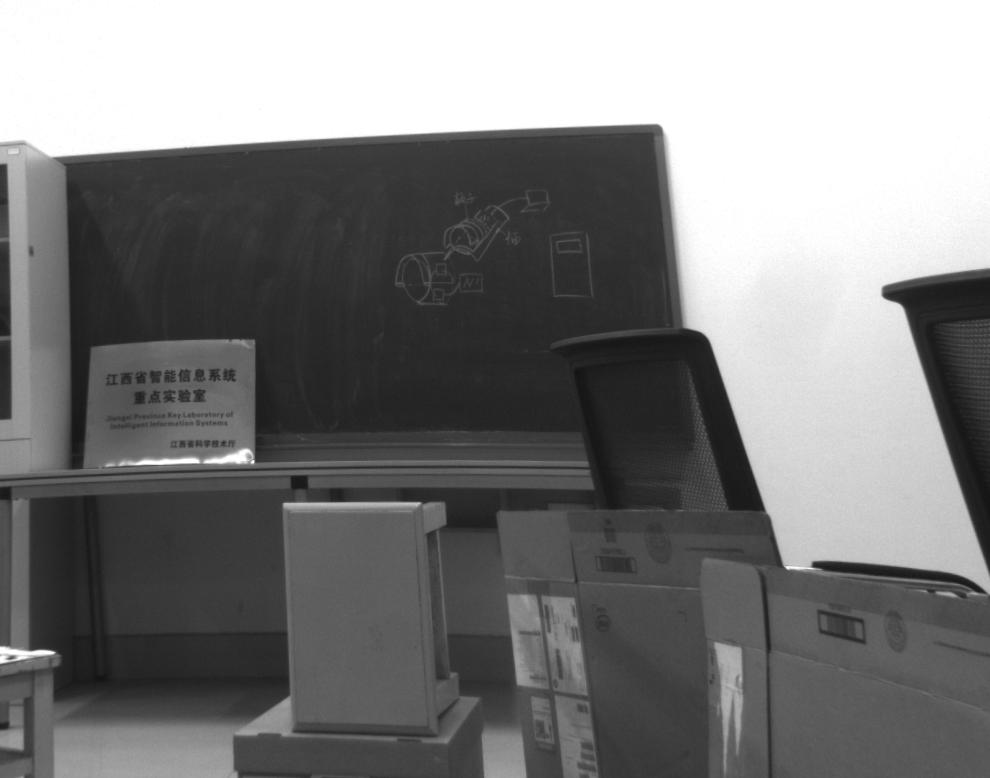
#> input picture left.jpeg, 990 x 778 px
$ python test.py   (older library calls are emulated)
#> lines starting #> are read from the running program, lines starting #| are printed output that depends on the picture
import cv2
import numpy as np
import camera_configs


#cv2.namedWindow("depth")
cv2.moveWindow("left", 0, 0)
cv2.moveWindow("right", 640, 0)

cv2.createTrackbar("num", "depth", 2, 10, lambda x: None)
cv2.createTrackbar("blockSize", "depth", 5, 255, lambda x: None)

if __name__ == '__main__':
    imgL = cv2.imread('./left.jpeg')
#> imgL is the input picture: shape (778, 990, 3); min 19, max 255, mean 124.5
    imgL = cv2.cvtColor(imgL, cv2.COLOR_BGR2GRAY)
#> imgL: shape (778, 990)

    imgR = cv2.imread('./right.jpeg')
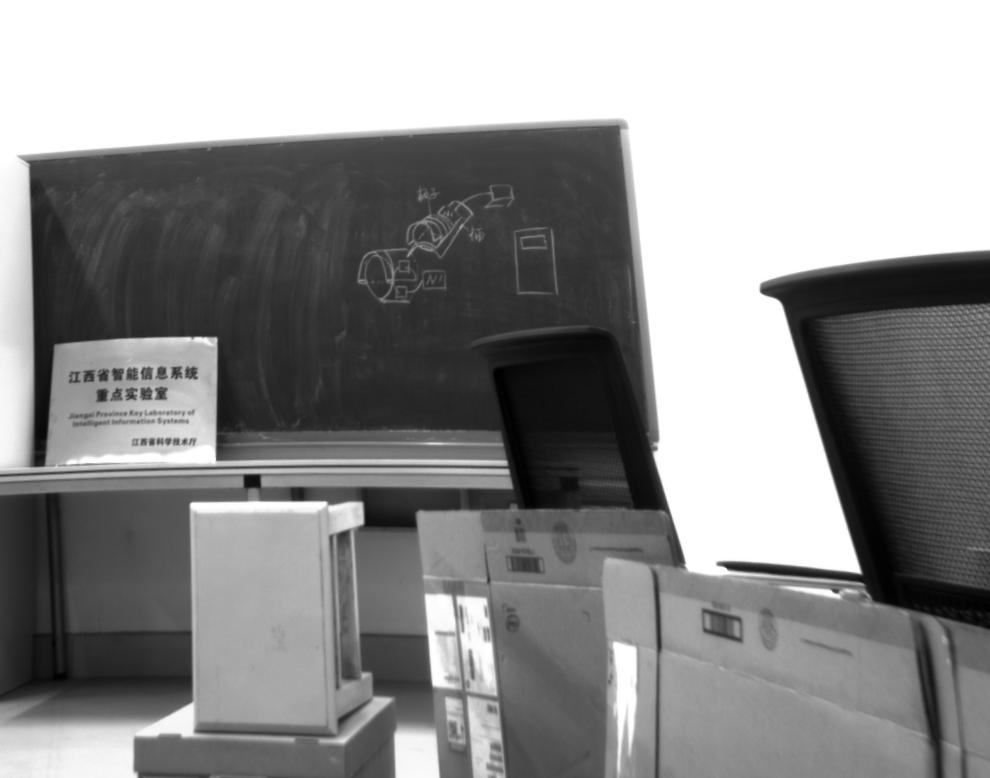
#> input picture Right.jpeg, 990 x 778 px, found by its file name
#> imgR is the input picture: shape (778, 990, 3); min 0, max 255, mean 143.8
    imgR = cv2.cvtColor(imgR, cv2.COLOR_BGR2GRAY)
#> imgR: shape (778, 990)
    path_BM_depth = './depth.png'

    # 两个trackbar用来调节不同的参数查看效果
    num = cv2.getTrackbarPos("num", "depth")
    blockSize = cv2.getTrackbarPos("blockSize", "depth")
    if blockSize % 2 == 0:
         blockSize += 1
    if blockSize < 5:
         blockSize = 5

     # 根据Block Maching方法生成差异图（opencv里也提供了SGBM/Semi-Global Block Matching算法，有兴趣可以试试）
    stereo = cv2.StereoBM_create(numDisparities = 16, blockSize = 7)

    disparity = stereo.compute(imgL, imgR)
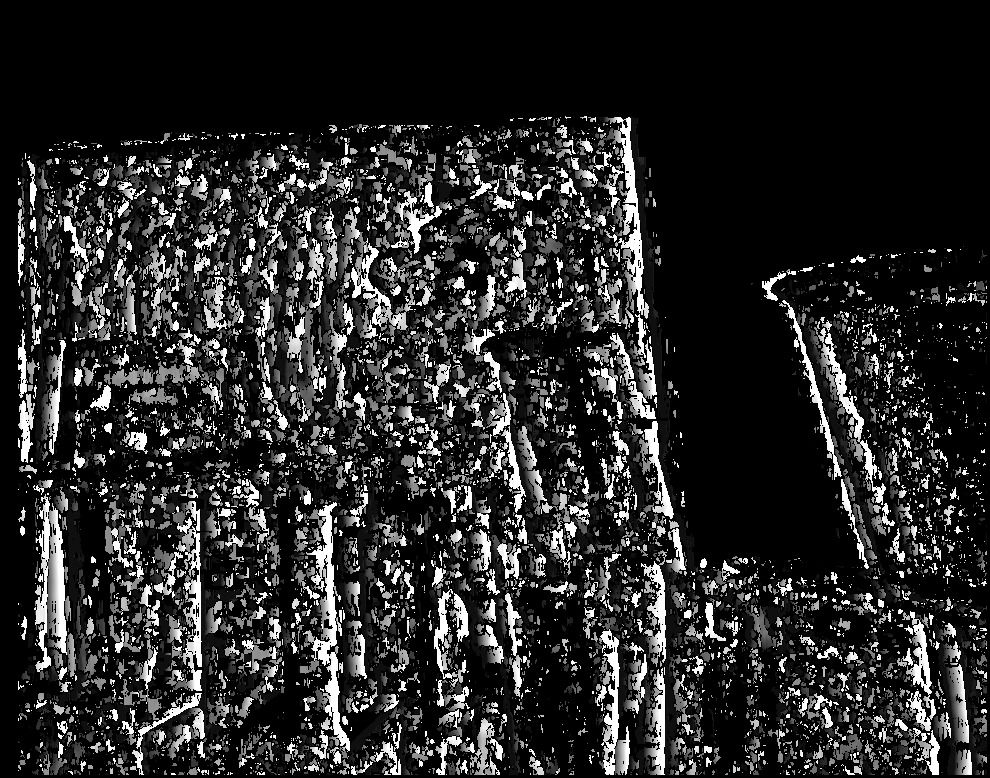
#> disparity: shape (778, 990) int16; min -16, max 240, mean 25.4; drawn with min black and max white

    disp = cv2.normalize(disparity, disparity, alpha=0, beta=255, norm_type=cv2.NORM_MINMAX, dtype=cv2.CV_8U)
    # 将图片扩展至3d空间中，其z方向的值则为当前的距离
    threeD = cv2.reprojectImageTo3D(disparity.astype(np.float32)/16., camera_configs.Q)
#> threeD: shape (778, 990, 3) float32; 5.59% of the values are NaN or infinite; the others: min -148157.2, max 296314.4, mean -55056.6

    cv2.imwrite(path_BM_depth, disp)


    # [21 lines of commented-out code are left out]
